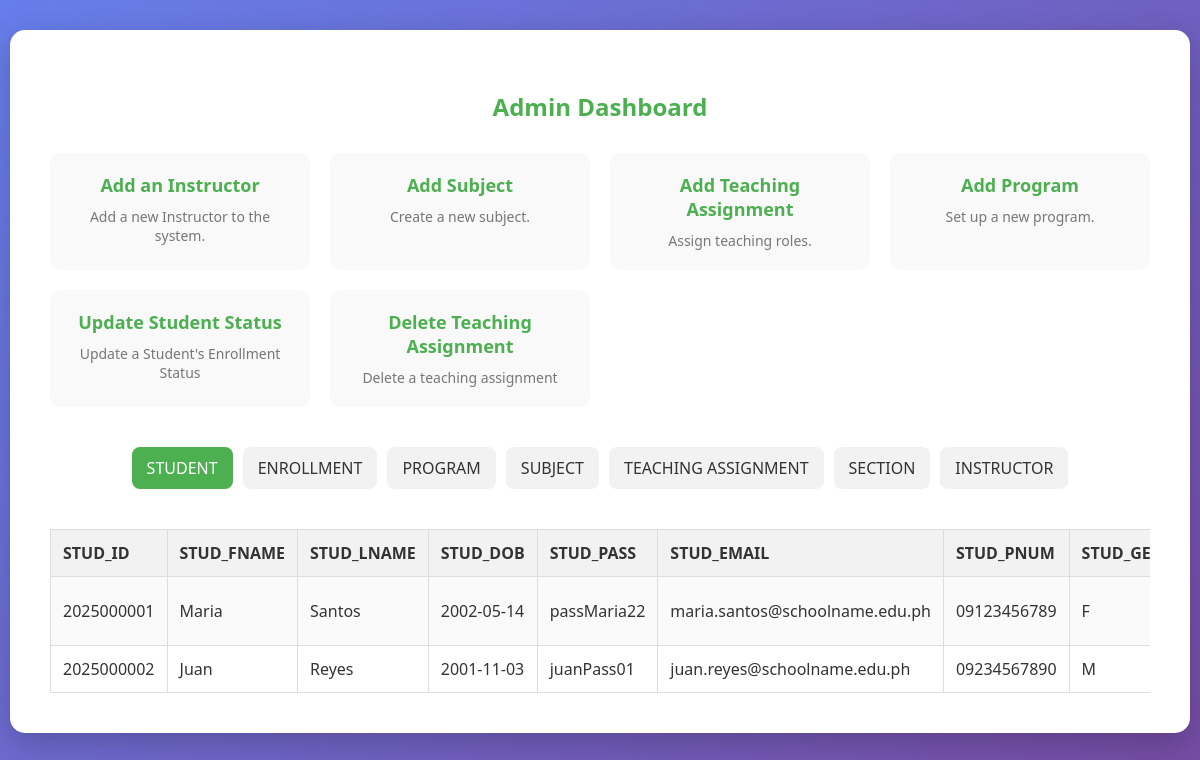
Page /Admin/AdminDashboard.php?table=STUDENT on the committed database.
### tables this page shows
CREATE TABLE STUDENT (
    STUD_ID     VARCHAR(10) NOT NULL PRIMARY KEY,  
    STUD_FNAME  VARCHAR(50) NOT NULL,
    STUD_LNAME  VARCHAR(50) NOT NULL,
    STUD_DOB    DATE NOT NULL,  
    STUD_PASS   VARCHAR(20) NOT NULL,
    STUD_EMAIL  VARCHAR(50) NOT NULL UNIQUE,  
    STUD_PNUM   CHAR(11) NOT NULL,  
    STUD_GENDER ENUM('M','F') NOT NULL,
    STUD_ADD    VARCHAR(50) NOT NULL
);

### Admin/AdminDashboard.php (the view, shortened to what this page needs)
<?php
$conn = new mysqli("localhost:3310", "root", "Dj@070821", "EducEnroll");
$table = $_GET['table'] ?? '';
$allowed = ['STUDENT','ENROLLMENT','PROGRAM','SUBJECT','TEACHING_ASSIGNMENT','SECTION','INSTRUCTOR'];
if ($table && in_array($table, $allowed)) {
    $sql = "SELECT * FROM `$table`";
    $result = $conn->query($sql);
}
?>
<!DOCTYPE html>
<html lang="en">
<head>
</head>
<body>
    <div class="container">
        <h2>Admin Dashboard</h2>
        <div class="dashboard-grid">
            <div class="dashboard-item" onclick="window.location.href='../AdminFunctions/add_instructor.php'">
                <h3>Add an Instructor</h3>
                <p>Add a new Instructor to the system.</p>
            </div>
            <div class="dashboard-item" onclick="window.location.href='../AdminFunctions/add_subject.php'">
                <h3>Add Subject</h3>
                <p>Create a new subject.</p>
            </div>
            <div class="dashboard-item" onclick="window.location.href='../AdminFunctions/add_teachingassign.php'">
                <h3>Add Teaching Assignment</h3>
                <p>Assign teaching roles.</p>
            </div>
            <div class="dashboard-item" onclick="window.location.href='../AdminFunctions/add_program.php'">
                <h3>Add Program</h3>
                <p>Set up a new program.</p>
            </div>
            <div class="dashboard-item" onclick="window.location.href='../AdminFunctions/update_studentstat.php'">
                <h3>Update Student Status</h3>
                <p>Update a Student's Enrollment Status</p>
            </div>
            <div class="dashboard-item" onclick="window.location.href='../AdminFunctions/delete_teachingassign.php'">
                <h3>Delete Teaching Assignment</h3>
                <p>Delete a teaching assignment</p>
            </div>
        </div>
        <div class="nav-panel">
            <a class="nav-item <?= ($table=='STUDENT')?'active':'' ?>" href="?table=STUDENT">STUDENT</a>
            <a class="nav-item <?= ($table=='ENROLLMENT')?'active':'' ?>" href="?table=ENROLLMENT">ENROLLMENT</a>
            <a class="nav-item <?= ($table=='PROGRAM')?'active':'' ?>" href="?table=PROGRAM">PROGRAM</a>
            <a class="nav-item <?= ($table=='SUBJECT')?'active':'' ?>" href="?table=SUBJECT">SUBJECT</a>
            <a class="nav-item <?= ($table=='TEACHING_ASSIGNMENT')?'active':'' ?>" href="?table=TEACHING_ASSIGNMENT">TEACHING ASSIGNMENT</a>
            <a class="nav-item <?= ($table=='SECTION')?'active':'' ?>" href="?table=SECTION">SECTION</a>
            <a class="nav-item <?= ($table=='INSTRUCTOR')?'active':'' ?>" href="?table=INSTRUCTOR">INSTRUCTOR</a>
        </div>
        <div class="table-container">
            <?php if (!empty($table)): ?>
                <?php if ($result && $result->num_rows > 0): ?>
                    <table>
                        <tr>
                            <?php while ($field = $result->fetch_field()): ?>
                                <th><?= htmlspecialchars($field->name) ?></th>
                            <?php endwhile; ?>
                        </tr>
                        <?php while ($row = $result->fetch_assoc()): ?>
                            <tr>
                                <?php foreach ($row as $val): ?>
                                    <td><?= htmlspecialchars($val) ?></td>
                                <?php endforeach; ?>
                            </tr>
                        <?php endwhile; ?>
                    </table>
                <?php else: ?>
                    <p>No records found in <?= htmlspecialchars($table) ?>.</p>
                <?php endif; ?>
            <?php else: ?>
                <p>Select a table above to view its records.</p>
            <?php endif; ?>
        </div>
    </div>
</body>
</html>

### Admin/AdminDashboard.php (style rules this page uses)
body { font-family: 'Segoe UI', Tahoma, Geneva, Verdana, sans-serif; background: linear-gradient(135deg, #667eea 0%, #764ba2 100%); margin: 0; padding: 0; display: flex; justify-content: center; align-items: flex-start; min-height: 100vh; color: #333; }
.container { background: white; border-radius: 15px; box-shadow: 0 10px 30px rgba(0, 0, 0, 0.2); padding: 40px; max-width: 1100px; width: 100%; margin: 30px; }
h2 { margin-bottom: 30px; color: #4CAF50; font-weight: 600; text-align: center; }
.dashboard-grid { display: grid; grid-template-columns: repeat(auto-fit, minmax(220px, 1fr)); gap: 20px; margin-bottom: 40px; }
.dashboard-item { background: #f9f9f9; border-radius: 10px; padding: 20px; transition: transform 0.2s ease, box-shadow 0.2s ease; cursor: pointer; text-align: center; }
.dashboard-item h3 { margin: 0; color: #4CAF50; font-size: 18px; }
.dashboard-item p { margin: 10px 0 0 0; color: #777; font-size: 14px; }
.nav-panel { display: flex; justify-content: center; gap: 10px; margin-bottom: 30px; flex-wrap: wrap; }
.nav-item { padding: 10px 15px; background: #f2f2f2; border-radius: 8px; cursor: pointer; transition: background-color 0.3s ease, color 0.3s ease; font-weight: 500; text-decoration: none; color: #333; }
.nav-item:hover, .nav-item.active { background: #4CAF50; color: white; }
.table-container { margin-top: 20px; overflow-x: auto; }
table { border-collapse: collapse; width: 100%; margin-top: 10px; }
th, td { border: 1px solid #ddd; padding: 12px; text-align: left; }
th { background-color: #f2f2f2; color: #333; font-weight: 600; }
tr:nth-child(even) { background-color: #fafafa; }

### rows in the picture
student: STUD_ID "2025000001", STUD_FNAME "Maria", STUD_LNAME "Santos", STUD_DOB "2002-05-14", STUD_PASS "passMaria22", STUD_EMAIL "maria.santos@schoolname.edu.ph", STUD_PNUM "09123456789", STUD_GENDER "F"
student: STUD_ID "2025000002", STUD_FNAME "Juan", STUD_LNAME "Reyes", STUD_DOB "2001-11-03", STUD_PASS "juanPass01", STUD_EMAIL "juan.reyes@schoolname.edu.ph", STUD_PNUM "09234567890", STUD_GENDER "M"

### other values in the picture
$field->name "STUD_ID"
$field->name "STUD_FNAME"
$field->name "STUD_LNAME"
$field->name "STUD_DOB"
$field->name "STUD_PASS"
$field->name "STUD_EMAIL"
$field->name "STUD_PNUM"
